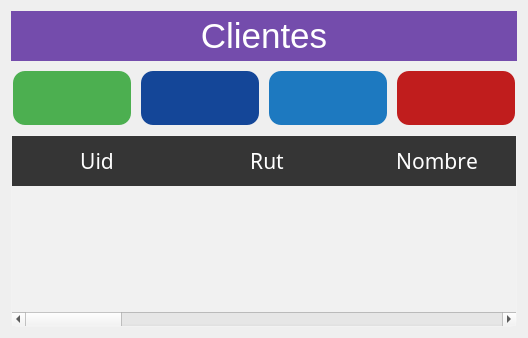
                 <widget class="QWidget" name="page_client">
                  <property name="styleSheet">
                   <string notr="true"/>
                  </property>
                  <layout class="QVBoxLayout" name="verticalLayout_6">
                   <item>
                    <widget class="QLabel" name="label_3">
                     <property name="minimumSize">
                      <size>
                       <width>0</width>
                       <height>50</height>
                      </size>
                     </property>
                     <property name="font">
                      <font>
                       <family>MS Shell Dlg 2</family>
                       <pointsize>26</pointsize>
                       <weight>50</weight>
                       <italic>false</italic>
                       <bold>false</bold>
                      </font>
                     </property>
                     <property name="styleSheet">
                      <string notr="true">color: rgb(255, 255, 255);
font: 26pt &quot;MS Shell Dlg 2&quot;;
background-color:#744cac;</string>
                     </property>
                     <property name="text">
                      <string>Clientes</string>
                     </property>
                     <property name="alignment">
                      <set>Qt::AlignCenter</set>
                     </property>
                    </widget>
                   </item>
                   <item>
                    <layout class="QHBoxLayout" name="horizontalLayout_2">
                     <property name="sizeConstraint">
                      <enum>QLayout::SetDefaultConstraint</enum>
                     </property>
                     <property name="leftMargin">
                      <number>0</number>
                     </property>
                     <property name="topMargin">
                      <number>0</number>
                     </property>
                     <property name="rightMargin">
                      <number>0</number>
                     </property>
                     <item>
                      <widget class="QPushButton" name="btn_add_client">
                       <property name="cursor">
                        <cursorShape>PointingHandCursor</cursorShape>
                       </property>
                       <property name="styleSheet">
                        <string notr="true">QPushButton {
                background-color: #4CAF50; /* Verde */
                border: none;
                color: white;
                padding: 15px 32px;
                text-align: center;
                text-decoration: none;
                font-size: 20px;
                margin: 4px 2px;
                border-radius: 12px;
            }
            QPushButton:hover {
                background-color: #2D005F;
            }
            QPushButton:pressed {
                background-color: #2e7031;
            }</string>
                       </property>
                       <property name="text">
                        <string/>
                       </property>
                       <property name="icon">
                        <iconset>
                         <normalon>../image/add.png</normalon>
                        </iconset>
                       </property>
                       <property name="iconSize">
                        <size>
                         <width>25</width>
                         <height>25</height>
                        </size>
                       </property>
                      </widget>
                     </item>
                     <item>
                      <widget class="QPushButton" name="btn_update_table_client">
                       <property name="cursor">
                        <cursorShape>PointingHandCursor</cursorShape>
                       </property>
                       <property name="styleSheet">
                        <string notr="true">QPushButton {
                background-color: #144698; /* Azul Oscuro */
                border: none;
                color: white;
                padding: 15px 32px;
                text-align: center;
                text-decoration: none;
                font-size: 20px;
                margin: 4px 2px;
                border-radius: 12px;
            }
            QPushButton:hover {
                background-color: #2D005F;
            }
            QPushButton:pressed {
                background-color: #2e7031;
            }</string>
                       </property>
                       <property name="text">
                        <string/>
                       </property>
                       <property name="icon">
                        <iconset>
                         <normalon>../image/update_table.png</normalon>
                        </iconset>
                       </property>
                       <property name="iconSize">
                        <size>
                         <width>25</width>
                         <height>25</height>
                        </size>
                       </property>
                      </widget>
                     </item>
                     <item>
                      <widget class="QPushButton" name="btn_update_client">
                       <property name="cursor">
                        <cursorShape>PointingHandCursor</cursorShape>
                       </property>
                       <property name="styleSheet">
                        <string notr="true">QPushButton {
                background-color: #1D79C0; /* Azul */
                border: none;
                color: white;
                padding: 15px 32px;
                text-align: center;
                text-decoration: none;
                font-size: 20px;
                margin: 4px 2px;
                border-radius: 12px;
            }
            QPushButton:hover {
                background-color: #2D005F;
            }
            QPushButton:pressed {
                background-color: #2e7031;
            }</string>
                       </property>
                       <property name="text">
                        <string/>
                       </property>
                       <property name="icon">
                        <iconset>
                         <normalon>../image/update.png</normalon>
                        </iconset>
                       </property>
                       <property name="iconSize">
                        <size>
                         <width>25</width>
                         <height>25</height>
                        </size>
                       </property>
                      </widget>
                     </item>
                     <item>
                      <widget class="QPushButton" name="btn_delete_client">
                       <property name="cursor">
                        <cursorShape>PointingHandCursor</cursorShape>
                       </property>
                       <property name="styleSheet">
                        <string notr="true">QPushButton {
                background-color: #C01D1D; /* Rojo */
                border: none;
                color: white;
                padding: 15px 32px;
                text-align: center;
                text-decoration: none;
                font-size: 20px;
                margin: 4px 2px;
                border-radius: 12px;
            }
            QPushButton:hover {
                background-color: #2D005F;
            }
            QPushButton:pressed {
                background-color: #2e7031;
            }</string>
                       </property>
                       <property name="text">
                        <string/>
                       </property>
                       <property name="icon">
                        <iconset>
                         <normalon>../image/delete.png</normalon>
                        </iconset>
                       </property>
                       <property name="iconSize">
                        <size>
                         <width>25</width>
                         <height>25</height>
                        </size>
                       </property>
                      </widget>
                     </item>
                    </layout>
                   </item>
                   <item>
                    <widget class="QTableWidget" name="table_client">
                     <property name="enabled">
                      <bool>true</bool>
                     </property>
                     <property name="font">
                      <font>
                       <family>Noto Sans SC</family>
                       <kerning>false</kerning>
                      </font>
                     </property>
                     <property name="styleSheet">
                      <string notr="true">QTableView {
background-color: rgba(255, 255, 255, 30); 
border: 1px solid rgba(255,255,255,40);
border-bottom-right-radius: 7px; 
border-bottom-left-radius: 7px; 
color: white;
}

QHeaderView::section {
background-color: rgb(53, 53, 53);
color: white;
border: none;
height: 50px;
font-size: 16pt;
}

QTableView::item {
    border-style: none;
    border-bottom: 1px solid rgba(255,255,255,50);
    padding-left: auto;
    padding-right: auto;
}

QTableView::item:selected{
	border: none;
	color: rgb(255, 255, 255);
    background-color: rgba(255, 255, 255, 50);
}
</string>
                     </property>
                     <property name="editTriggers">
                      <set>QAbstractItemView::NoEditTriggers</set>
                     </property>
                     <attribute name="horizontalHeaderDefaultSectionSize">
                      <number>170</number>
                     </attribute>
                     <column>
                      <property name="text">
                       <string>Uid</string>
                      </property>
                     </column>
                     <column>
                      <property name="text">
                       <string>Rut</string>
                      </property>
                     </column>
                     <column>
                      <property name="text">
                       <string>Nombre</string>
                      </property>
                     </column>
                     <column>
                      <property name="text">
                       <string>Apellidos</string>
                      </property>
                     </column>
                     <column>
                      <property name="text">
                       <string>Dirección</string>
                      </property>
                     </column>
                     <column>
                      <property name="text">
                       <string>Teléfono</string>
                      </property>
                     </column>
                     <column>
                      <property name="text">
                       <string>Edad</string>
                      </property>
                     </column>
                     <column>
                      <property name="text">
                       <string>Correo</string>
                      </property>
                     </column>
                     <column>
                      <property name="text">
                       <string>Red social</string>
                      </property>
                     </column>
                     <column>
                      <property name="text">
                       <string>Tipo de cliente</string>
                      </property>
                     </column>
                    </widget>
                   </item>
                  </layout>
                 </widget>
